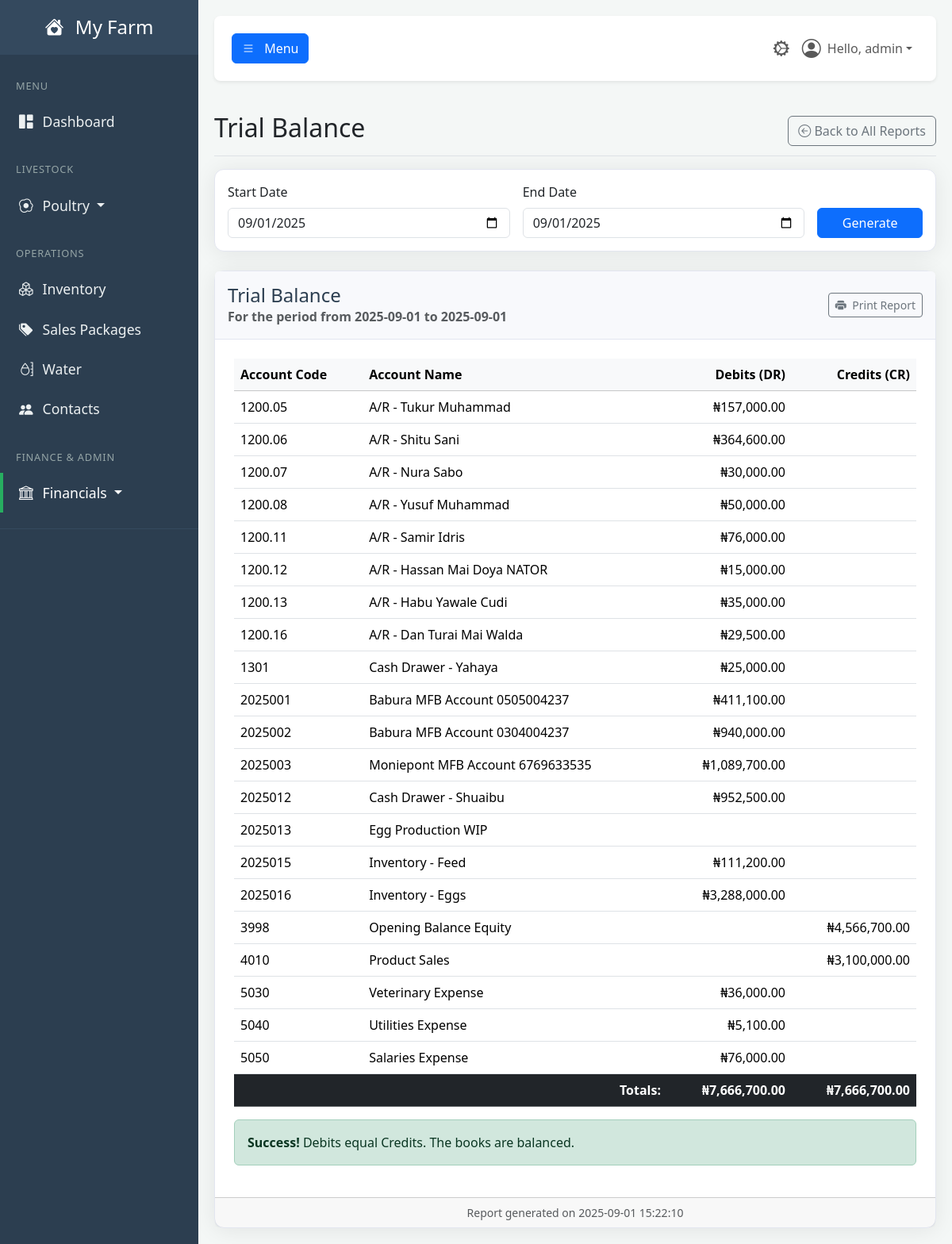
Screenshot of /report/trial-balance (signed in) with the database file from the repository.
### tables this page shows
CREATE TABLE users (
            id INTEGER PRIMARY KEY,
            username TEXT NOT NULL UNIQUE,
            email TEXT NOT NULL UNIQUE,
            password_hash TEXT NOT NULL,
            farm_name TEXT NOT NULL,
            role TEXT NOT NULL DEFAULT 'user', -- 'user' or 'admin'
            is_active BOOLEAN NOT NULL DEFAULT 1,f
            created_at TIMESTAMP DEFAULT CURRENT_TIMESTAMP
        , cash_account_id INTEGER REFERENCES accounts(id));

CREATE TABLE accounts (
            id INTEGER PRIMARY KEY,
            code TEXT UNIQUE,
            name TEXT NOT NULL UNIQUE,
            type TEXT NOT NULL, -- Asset, Liability, Equity, Revenue, Expense
            is_active BOOLEAN NOT NULL DEFAULT 1,
            created_at TIMESTAMP DEFAULT CURRENT_TIMESTAMP
        );

### app.py (the view)
@app.route('/report/trial-balance')
@login_required
@permission_required('run_financial_reports')
def report_trial_balance():
    start_date, end_date = _get_report_dates(request.args)
    db = get_db()
    sql_query = """
        SELECT
            acc.code,
            acc.name,
            acc.type,
            (SELECT COALESCE(SUM(je.amount), 0) FROM journal_entries je WHERE je.debit_account_id = acc.id AND je.transaction_date <= ?)
            -
            (SELECT COALESCE(SUM(je.amount), 0) FROM journal_entries je WHERE je.credit_account_id = acc.id AND je.transaction_date <= ?)
            as balance
        FROM accounts acc
        ORDER BY acc.code
    """
    params = (end_date, end_date)
    all_accounts = db.execute(sql_query, params).fetchall()
    trial_balance_accounts = []
    total_debits = 0
    total_credits = 0
    for acc in all_accounts:
        balance = acc['balance']
        if balance == 0:
            continue
        debit_amount = 0
        credit_amount = 0
        if acc['type'] in ['Asset', 'Expense']:
            debit_amount = balance
            total_debits += balance
        else:
            credit_amount = -balance # Flip the sign for display
            total_credits += credit_amount
        trial_balance_accounts.append({
            'code': acc['code'],
            'name': acc['name'],
            'debit': debit_amount,
            'credit': credit_amount
        })
    data = {
        "accounts": trial_balance_accounts,
        "total_debits": total_debits,
        "total_credits": total_credits
    }
    return render_template(
        'report_trial_balance.html',
        user=g.user,
        data=data,
        start_date=start_date,
        end_date=end_date,
        now=datetime.utcnow()
    )

### app.py (called while the page is built, shortened)
def get_db():
    if 'db' not in g:
        g.db = sqlite3.connect(DATABASE)
        g.db.row_factory = sqlite3.Row
    return g.db

def login_required(f):
    @wraps(f)
    def decorated_function(*args, **kwargs):
        if 'user_id' not in session:
            flash('Please log in to access this page.', 'warning')
            return redirect(url_for('login'))
        g.user = User.get_by_id(session['user_id'])
        if not g.user:
            session.clear()
            return redirect(url_for('login'))
        return f(*args, **kwargs)
    return decorated_function

def permission_required(permission_name):
    def decorator(f):
        @wraps(f)
        def decorated_function(*args, **kwargs):
            if not hasattr(g, 'user') or not g.user.has_permission(permission_name):
                flash('You do not have the required permission.', 'danger')
                return redirect(url_for('dashboard'))
            return f(*args, **kwargs)
        return decorated_function
    return decorator

def _get_report_dates(request_args):
    default_start = date.today().replace(day=1).strftime('%Y-%m-%d')
    default_end = date.today().strftime('%Y-%m-%d')
    start_str = request_args.get('start_date', default_start)
    end_str = request_args.get('end_date', default_end)
    if not start_str:
        start_str = default_start
    if not end_str:
        end_str = default_end
    return start_str, end_str

    def has_permission(self, required_permission):
        print(f"\n--- PERMISSION CHECK ---")
        print(f"User checking: '{self.username}' (ID: {self.id})")
        print(f"User's role is: '{self.role}'")
        print(f"Permission required: '{required_permission}'")
        if self.role == 'admin':
            print("RESULT: Role is 'admin', access GRANTED.")
            print(f"------------------------")
            return True

    @staticmethod
    def get_by_id(user_id):
        user_row = get_db().execute("SELECT * FROM users WHERE id = ?", (user_id,)).fetchone()
        return User(**user_row) if user_row else None

### templates/report_trial_balance.html
{% extends "_report_base.html" %}
{% set report_title = "Trial Balance" %}
{% block report_content %}
    {% if data and data.accounts %}
        <table class="table">
            <thead class="table-light">
                <tr>
                    <th>Account Code</th>
                    <th>Account Name</th>
                    <th class="text-end">Debits (DR)</th>
                    <th class="text-end">Credits (CR)</th>
                </tr>
            </thead>
            <tbody>
                {% for account in data.accounts %}
                <tr>
                    <td>{{ account.code }}</td>
                    <td>{{ account.name }}</td>
                    <td class="text-end">{% if account.debit > 0 %}₦{{ '{:,.2f}'.format(account.debit) }}{% endif %}</td>
                    <td class="text-end">{% if account.credit > 0 %}₦{{ '{:,.2f}'.format(account.credit) }}{% endif %}</td>
                </tr>
                {% endfor %}
            </tbody>
            <tfoot>
                <tr class="fw-bold table-dark">
                    <td colspan="2" class="text-end">Totals:</td>
                    <td class="text-end">₦{{ '{:,.2f}'.format(data.total_debits) }}</td>
                    <td class="text-end">₦{{ '{:,.2f}'.format(data.total_credits) }}</td>
                </tr>
            </tfoot>
        </table>
        <div class="no-print mt-3">
            {% if (data.total_debits - data.total_credits)|abs > 0.01 %}
                <div class="alert alert-danger">
                    <strong>Warning!</strong> Debits do not equal Credits. The books are out of balance.
                </div>
            {% else %}
                <div class="alert alert-success">
                    <strong>Success!</strong> Debits equal Credits. The books are balanced.
                </div>
            {% endif %}
        </div>
    {% else %}
        <p class="text-center text-muted">Please select a date and click "Generate" to view the report.</p>
    {% endif %}
{% endblock %}

### templates/base.html (shortened to what this page needs)
<!DOCTYPE html>
<html lang="en">
<head>
    <link href="https://cdn.jsdelivr.net/npm/bootstrap@5.3.3/dist/css/bootstrap.min.css" rel="stylesheet">
    <link rel="stylesheet" href="https://cdn.jsdelivr.net/npm/bootstrap-icons@1.11.3/font/bootstrap-icons.min.css">
    <link rel="stylesheet" href="{{ url_for('static', filename='css/style.css') }}">
</head>
<body>
    <div class="wrapper">
        <nav id="sidebar" class="no-print">
            <div class="sidebar-header">
                <h3><a href="{{ url_for('dashboard') }}" class="text-white text-decoration-none">
                    <i class="bi bi-house-heart-fill me-2"></i>
                    {% if g.user %}{{ g.user.farm_name }}{% else %}FarmApp{% endif %}
                </a></h3>
            </div>
            <ul class="list-unstyled components">
                <li class="sidebar-menu-header">MENU</li>
                <li><a href="{{ url_for('dashboard') }}" class="{% if request.endpoint == 'dashboard' %}active{% endif %}"><i class="bi bi-grid-1x2-fill"></i>Dashboard</a></li>
                <li class="sidebar-menu-header mt-3">LIVESTOCK</li>
                {% if g.user and (g.user.has_permission('view_brooding_dashboard') or g.user.has_permission('view_poultry_dashboard')) %}
                <li>
                    <a href="#poultrySubmenu" data-bs-toggle="collapse" aria-expanded="false" class="dropdown-toggle {% if 'poultry' in request.endpoint or 'brooding' in request.endpoint %}active{% endif %}">
                        <i class="bi bi-egg-fried"></i>Poultry
                    </a>
                </li>
                {% endif %}
                <li class="sidebar-menu-header mt-3">OPERATIONS</li>
                {% if g.user.has_permission('view_inventory_dashboard') %}
                    <li><a href="{{ url_for('inventory_dashboard') }}" class="{% if 'inventory' in request.endpoint %}active{% endif %}"><i class="bi bi-boxes"></i>Inventory</a></li>
                {% endif %}
                {% if g.user.has_permission('view_sales_packages') %}
                    <li><a href="{{ url_for('manage_sales_packages') }}" class="{% if request.endpoint == 'manage_sales_packages' %}active{% endif %}"><i class="bi bi-tags-fill"></i>Sales Packages</a></li>
                {% endif %}
                {% if g.user.has_permission('view_water_dashboard') %}
                    <li><a href="{{ url_for('water_dashboard') }}" class="{% if 'water' in request.endpoint %}active{% endif %}"><i class="bi bi-moisture"></i>Water</a></li>
                {% endif %}
                {% if g.user.has_permission('view_contacts_dashboard') %}
                    <li><a href="{{ url_for('contacts_dashboard') }}" class="{% if 'contacts' in request.endpoint %}active{% endif %}"><i class="bi bi-people-fill"></i>Contacts</a></li>
                {% endif %}
                {% set can_view_finance = g.user.has_permission('view_financial_center') or
                                           g.user.has_permission('view_chart_of_accounts') or
                                           g.user.has_permission('view_general_journal') or
                                           g.user.has_permission('view_reports_dashboard') %}
                {% if g.user and can_view_finance %}
                <li class="sidebar-menu-header mt-3">FINANCE & ADMIN</li>
                <li>
                    <a href="#financialSubmenu" data-bs-toggle="collapse" aria-expanded="false" class="dropdown-toggle {% if 'financial' in request.endpoint or 'report' in request.endpoint or 'chart_of_accounts' in request.endpoint or 'general_journal' in request.endpoint %}active{% endif %}">
                        <i class="bi bi-bank"></i>Financials
                    </a>
                </li>
                {% endif %}
            </ul>
        </nav>
        <div id="content">
            <nav class="navbar navbar-expand-lg navbar-light bg-white shadow-sm top-navbar no-print mb-4">
                <div class="container-fluid">
                    <button type="button" id="sidebarCollapse" class="btn btn-primary" aria-controls="sidebar" aria-expanded="false">
                        <i class="bi bi-list"></i>
                        <span class="d-none d-md-inline ms-2">Menu</span>
                    </button>
                    <ul class="navbar-nav ms-auto flex-row align-items-center">
                        {% if g.user and g.user.has_permission('view_admin_panel') %}
                            <li class="nav-item">
                                <a class="nav-link {% if 'admin' in request.endpoint %}active{% endif %}" href="{{ url_for('admin_dashboard') }}" title="Admin Panel">
                                    <i class="bi bi-gear-wide-connected fs-5"></i>
                                </a>
                            </li>
                        {% endif %}
                        <li class="nav-item dropdown">
                            <a class="nav-link dropdown-toggle d-flex align-items-center" href="#" id="navbarDropdownUser" role="button" data-bs-toggle="dropdown" aria-expanded="false">
                                <i class="bi bi-person-circle fs-4 me-2"></i>
                                Hello, {{ g.user.username }}
                            </a>
                        </li>
                    </ul>
                </div>
            </nav>
            <main>
                {% block content %}{% endblock %}
            </main>
        </div>
    </div>
</body>
</html>

### static/CSS/style.css (style rules this page uses)
:root { --primary-green: #27ae60; --dark-slate: #2c3e50; --medium-slate: #34495e; --light-slate: #4a6278; --light-grey: #f4f7f6; --text-muted-color: #95a5a6; --text-light: #ecf0f1; --white: #ffffff; --shadow-color: rgba(0, 0, 0, 0.08); }
body { background-color: var(--light-grey); font-family: 'Segoe UI', Tahoma, Geneva, Verdana, sans-serif; overflow-x: hidden; }
.wrapper { display: flex; width: 100%; align-items: stretch; }
#content { width: 100%; padding: 20px; min-height: 100vh; transition: all 0.3s; }
#sidebar { min-width: 250px; max-width: 250px; min-height: 100vh; background: var(--dark-slate); color: var(--text-light); transition: all 0.3s; }
#sidebar .sidebar-header { padding: 20px; background: var(--medium-slate); text-align: center; }
#sidebar .sidebar-header h3 { font-size: 1.5rem; margin-bottom: 0; }
#sidebar .sidebar-menu-header { padding: 10px 20px; font-size: 0.8rem; color: var(--text-muted-color); text-transform: uppercase; letter-spacing: .05rem; }
#sidebar ul.components { padding: 20px 0; border-bottom: 1px solid var(--medium-slate); }
#sidebar ul li a { padding: 12px 20px; font-size: 1.1em; display: block; color: var(--text-light); border-left: 4px solid transparent; text-decoration: none; transition: all 0.2s ease-in-out; }
#sidebar ul li a.active { color: var(--white); background: var(--dark-slate); border-left: 4px solid var(--primary-green); }
#sidebar ul li a i { margin-right: 12px; }
.top-navbar { padding: 15px 10px; background: var(--white); border: none; border-radius: 8px; margin-bottom: 20px; box-shadow: 0 2px 5px var(--shadow-color); }

### rows the page displays
users: user.farm_name "My Farm", user.username "admin"
accounts: code "1200.05", name "A/R - Tukur Muhammad", debit "157,000.00"
accounts: code "1200.06", name "A/R - Shitu Sani", debit "364,600.00"
accounts: code "1200.07", name "A/R - Nura Sabo", debit "30,000.00"
accounts: code "1200.08", name "A/R - Yusuf Muhammad", debit "50,000.00"
accounts: code "1200.11", name "A/R - Samir Idris", debit "76,000.00"
accounts: code "1200.12", name "A/R - Hassan Mai Doya NATOR", debit "15,000.00"
accounts: code "1200.13", name "A/R - Habu Yawale Cudi", debit "35,000.00"
accounts: code "1200.16", name "A/R - Dan Turai Mai Walda", debit "29,500.00"
accounts: code "1301", name "Cash Drawer - Yahaya", debit "25,000.00"
accounts: code "2025001", name "Babura MFB Account 0505004237", debit "411,100.00"
accounts: code "2025002", name "Babura MFB Account 0304004237", debit "940,000.00"
accounts: code "2025003", name "Moniepont MFB Account 6769633535", debit "1,089,700.00"
accounts: code "2025012", name "Cash Drawer - Shuaibu", debit "952,500.00"
accounts: code "2025013", name "Egg Production WIP"
accounts: code "2025015", name "Inventory - Feed", debit "111,200.00"
accounts: code "2025016", name "Inventory - Eggs", debit "3,288,000.00"
accounts: code "3998", name "Opening Balance Equity", credit "4,566,700.00"
accounts: code "4010", name "Product Sales", credit "3,100,000.00"
accounts: code "5030", name "Veterinary Expense", debit "36,000.00"
accounts: code "5040", name "Utilities Expense", debit "5,100.00"
accounts: code "5050", name "Salaries Expense", debit "76,000.00"

### other values shown
{{ report_title }} "Trial Balance"
{{ start_date }} "2025-09-01"
{{ end_date }} "2025-09-01"
{{ '{:,.2f}'.format(data.total_debits) }} "7,666,700.00"
{{ '{:,.2f}'.format(data.total_credits) }} "7,666,700.00"
